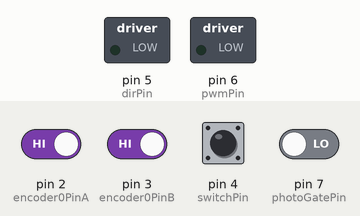
A sketch run on a simulated Arduino Uno, built with avr-gcc and run on an emulated ATmega328P. On the bench: switched loads named in the sketch (green lamp = pin HIGH). The test bench sets the inputs (shaded band); at power-on: pin 2 (encoder0PinA), pin 3 (encoder0PinB) HIGH, pin 4 (switchPin), pin 7 (photoGatePin) LOW.

Above: at 1.2 s.
1.3 s: pin 4 (switchPin) pulled HIGH for 0.15 s
At 1.37 s:
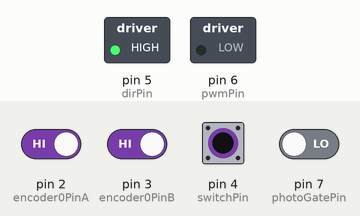
2.9 s: pin 7 (photoGatePin) driven HIGH
At 3.6 s:
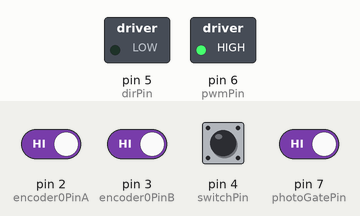
4.4 s: pin 4 (switchPin) pulled HIGH for 1 s
At 4.8 s:
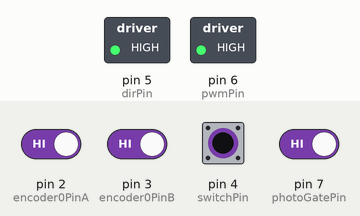
8.6 s: pin 4 (switchPin) pulled HIGH for 3.2 s
At 12.8 s:
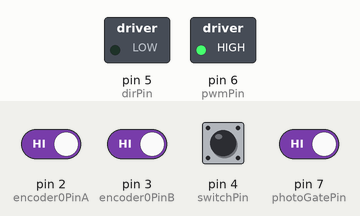
13.3 s: pin 7 (photoGatePin) driven LOW
At 13.9 s:
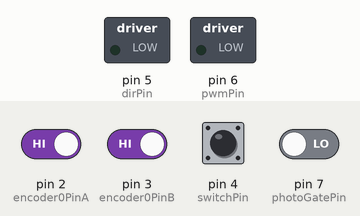
Timing chart, 0 to 15.8 s (numbered marks = the images above; inputs shaded):
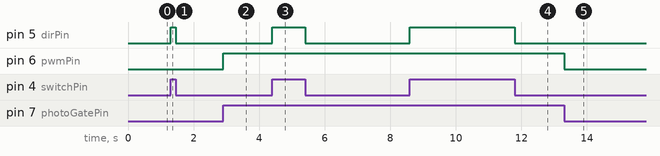

Measured:
- after the input at 1.3 s, pin 5 (dirPin): LOW → HIGH at once, → LOW 0.15 s later
- after the input at 2.9 s, pin 6 (pwmPin): LOW → HIGH at once
- after the input at 4.4 s, pin 5 (dirPin): LOW → HIGH at once, → LOW 1.0 s later
- after the input at 8.6 s, pin 5 (dirPin): LOW → HIGH at once, → LOW 3.2 s later
- after the input at 13.3 s, pin 6 (pwmPin): HIGH → LOW at once

The sketch:

MotorDriver.ino
```cpp
// (licence header left out)
const int encoder0PinA = 2;
const int encoder0PinB = 3;
volatile unsigned int encoder0Pos = 0;

const int dirPin = 5;         // outputs the direction to dir pin on motor controller
const int pwmPin = 6;         // outputs high/low to PWM pin on motor controller, controls if motor is on/off
const int switchPin = 4;      // input from the switch, on/pff
const int photoGatePin = 7;   // input pin from photogate

int switchState;              // current state of the switch
int photoState;               // current state of the photogate

bool stateAChange = false;    // check if change has happened on A
bool stateBChange = false;    // check if change has happened on B

void setup() {
  // SETUP FOR ENCODER
  pinMode(encoder0PinA, INPUT_PULLUP);
  pinMode(encoder0PinB, INPUT_PULLUP);

  // encoder pin on interrupt 0 (pin 2)
  attachInterrupt(0, doEncoderA, CHANGE);
  // encoder pin on interrupt 1 (pin 3)
  attachInterrupt(1, doEncoderB, CHANGE);

  // SETUP FOR CONTROLS
  pinMode(dirPin,OUTPUT);
  pinMode(pwmPin,OUTPUT);
  pinMode(switchPin,INPUT);

  Serial.begin(9600);
}

void loop() {
  // LOOKS AT PHOTOGATE
  photoState = digitalRead(photoGatePin);
  if(photoState == HIGH){
    // unbroken, motor on
    digitalWrite(pwmPin, HIGH);
  }
  else{
    // broken, motor off
    digitalWrite(pwmPin, LOW);
  }

  // LOOKS AT SWITCH
  switchState = digitalRead(switchPin);
  if(switchState == HIGH){
    // switch on, CW
    digitalWrite(dirPin, HIGH);
  }
  else{
    // switch off, CCW
    digitalWrite(dirPin, LOW);
  }

  // CHECK IF ENCODER HAS MOVED
  if(stateAChange){
    Serial.print ("A ");
    Serial.println (encoder0Pos, DEC);
    stateAChange = false;
  }
  if(stateBChange){
    Serial.print ("B ");
    Serial.println (encoder0Pos, DEC);
    stateBChange = false;
  }
}

// ENCODER CODE
// encoder code from: playground.arduino.cc/Main/RotaryEncoders
void doEncoderA() {
  stateAChange = true;
  // look for a low-to-high on channel A
  if (digitalRead(encoder0PinA) == HIGH) {

    // check channel B to see which way encoder is turning
    if (digitalRead(encoder0PinB) == LOW) {
      encoder0Pos = encoder0Pos + 1;         // CW
    }
    else {
      encoder0Pos = encoder0Pos - 1;         // CCW
    }
  }

  else   // must be a high-to-low edge on channel A
  {
    // check channel B to see which way encoder is turning
    if (digitalRead(encoder0PinB) == HIGH) {
      encoder0Pos = encoder0Pos + 1;          // CW
    }
    else {
      encoder0Pos = encoder0Pos - 1;          // CCW
    }
  }
}

void doEncoderB() {
  stateBChange = true;
  // look for a low-to-high on channel B
  if (digitalRead(encoder0PinB) == HIGH) {

    // check channel A to see which way encoder is turning
    if (digitalRead(encoder0PinA) == HIGH) {
      encoder0Pos = encoder0Pos + 1;         // CW
    }
    else {
      encoder0Pos = encoder0Pos - 1;         // CCW
    }
  }

  // Look for a high-to-low on channel B

  else {
    // check channel B to see which way encoder is turning
    if (digitalRead(encoder0PinA) == LOW) {
      encoder0Pos = encoder0Pos + 1;          // CW
    }
    else {
      encoder0Pos = encoder0Pos - 1;          // CCW
    }
  }
}
```
